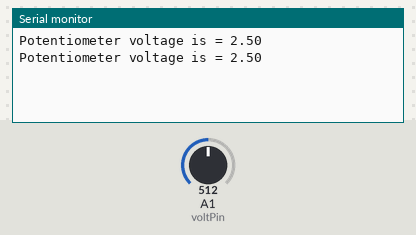
The sketch below on a simulated Arduino Uno, built with avr-gcc and run on an emulated ATmega328P. Shown: the last lines printed to the serial monitor. The test bench sets the inputs (shaded band); at power-on: A1 (voltPin) = 512.

Above: at 2.8 s.
2.9 s: A1 (voltPin) set to 716
At 4.4 s:
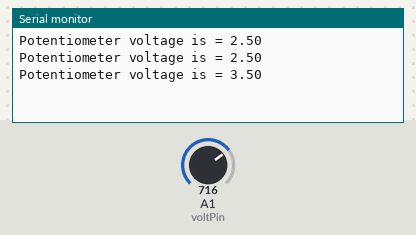
5.6 s: A1 (voltPin) set to 900
At 7.2 s:
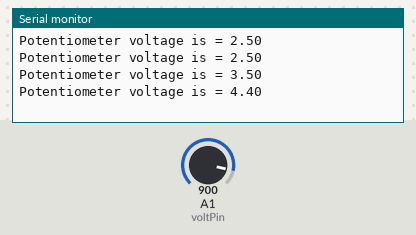
Timing chart, 0 to 8.7 s (numbered marks = the images above; inputs shaded):
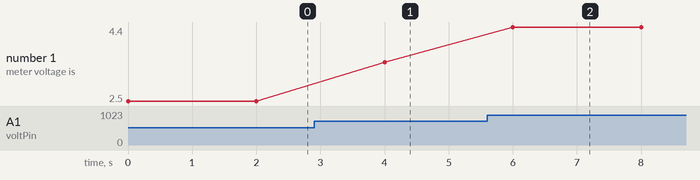

Measured:
- after the input at 2.9 s, the serial monitor: prints a new line after 1.1 s (image 1)
- after the input at 5.6 s, the serial monitor: prints a new line after 0.40 s (image 2)
- plotted number 1: 2.5 → 3.5 after the input at 2.9 s, 3.5 → 4.4 after the input at 5.6 s

The sketch:

Potentiometer_and_DimmableLEDs.ino
```cpp
int voltPin = A1;
int volts;
float realVolts;
int time = 2000;


void setup() {
  // put your setup code here, to run once:

Serial.begin(9600);

}

void loop() {
  // put your main code here, to run repeatedly:

volts = analogRead(A1);
realVolts = (5.0/1023.0) * volts;
Serial.print("Potentiometer voltage is = ");
Serial.println(realVolts);

delay(time);

}
```
